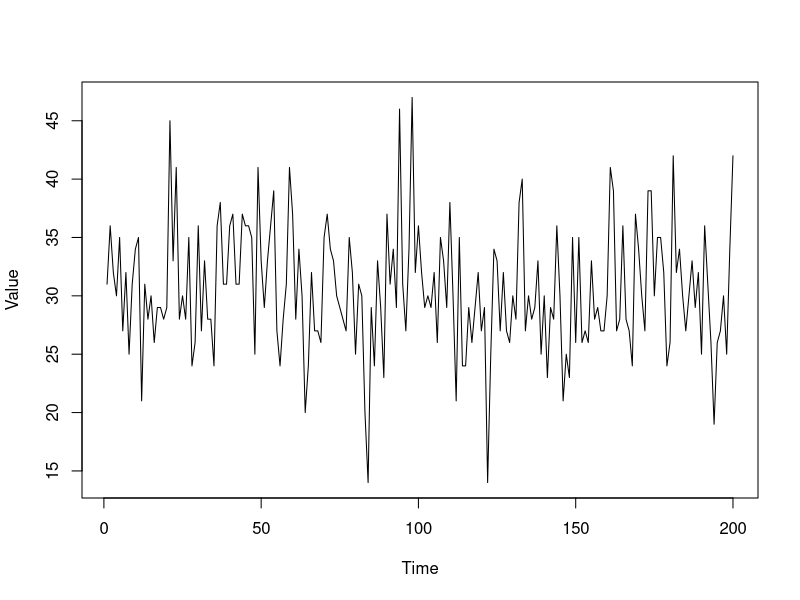
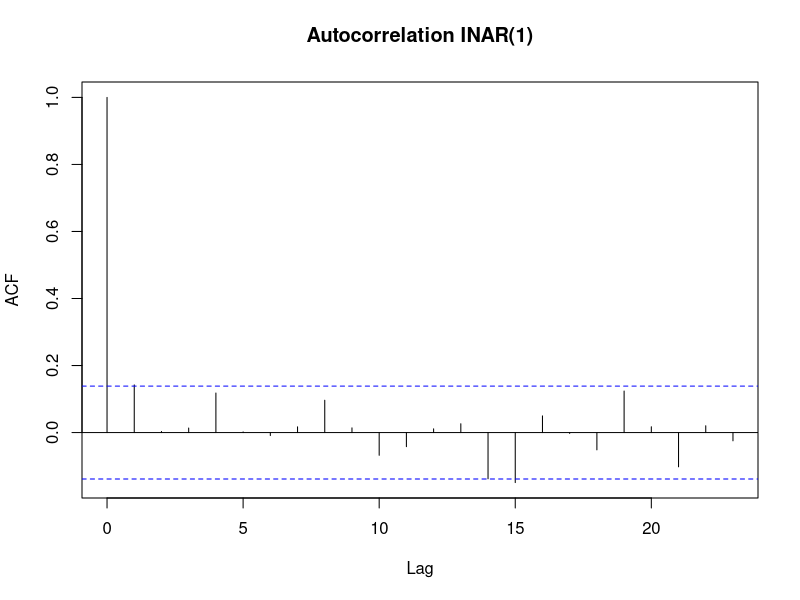

These charts were generated, in order, by the following R code:
# How to simulate an INAR(1) process
simuInar <- function(n, alpha, lambda) {
  y1 <- lambda / (1 - alpha)
  y <- matrix(NA, 1, n)
  y[1] <- round(y1, 0)
  for (i in 2:n) {
    x <- rbinom(1, y[i - 1], alpha)
    erro <- rpois(1, lambda)
    y[i] <- x + erro
  }
  return(y)
}

teste <- simuInar(200, 0.35, 20)
plot(as.ts(teste[1, ]), ylab = "Value", xlab = "Time")
acf(as.ts(teste[1, ]), main = "Autocorrelation INAR(1)")
